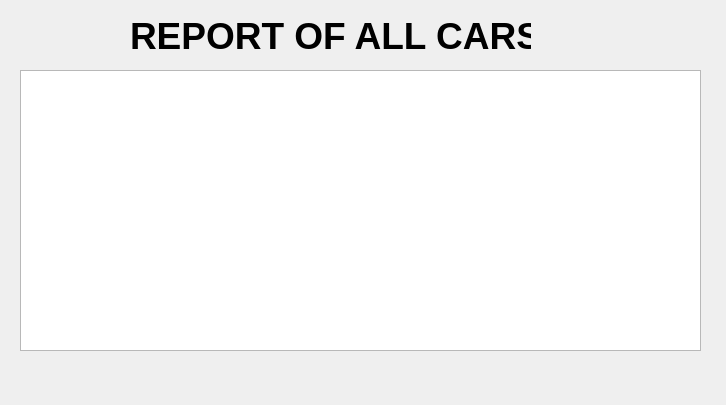
<?xml version="1.0" encoding="UTF-8"?>
<ui version="4.0">
 <class>reportallcars</class>
 <widget class="QDialog" name="reportallcars">
  <property name="geometry">
   <rect>
    <x>0</x>
    <y>0</y>
    <width>726</width>
    <height>405</height>
   </rect>
  </property>
  <property name="windowTitle">
   <string>Dialog</string>
  </property>
  <widget class="QLabel" name="label">
   <property name="geometry">
    <rect>
     <x>130</x>
     <y>10</y>
     <width>401</width>
     <height>51</height>
    </rect>
   </property>
   <property name="font">
    <font>
     <pointsize>28</pointsize>
     <weight>75</weight>
     <bold>true</bold>
    </font>
   </property>
   <property name="text">
    <string>REPORT OF ALL CARS</string>
   </property>
  </widget>
  <widget class="QTableView" name="tableView">
   <property name="geometry">
    <rect>
     <x>20</x>
     <y>70</y>
     <width>681</width>
     <height>281</height>
    </rect>
   </property>
  </widget>
 </widget>
 <resources/>
 <connections/>
</ui>
